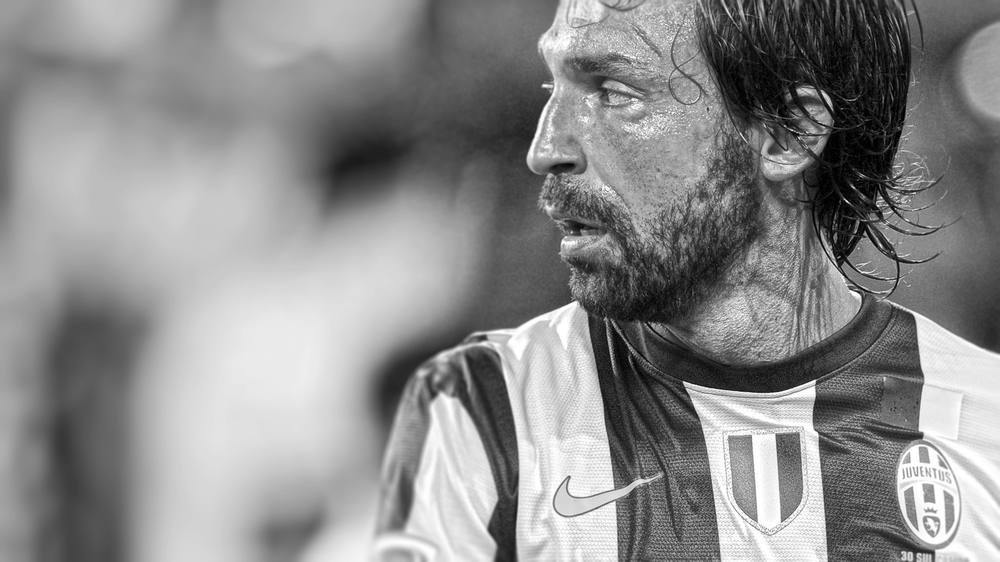
#> input picture input.png, 1000 x 562 px, shrunk from 1920 x 1080 before the run
$ python correlation.py
#> lines starting #> are read from the running program, lines starting #| are printed output that depends on the picture
from PIL import Image

img = Image.open("../input.png").convert("L")
#> img is the input picture: PIL image 1000x562 L; min 0, max 255, mean 139.8
w, h = img.size
#> w = 1000; h = 562
pix = img.load()

kernel = [
    [-1,-1,-1],
    [-1, 8,-1],
    [-1,-1,-1]
]

out = Image.new("L",(w,h))
#> out: PIL image 1000x562 L; every value is 0
out_pix = out.load()

for x in range(1, w-1):
    for y in range(1, h-1):
        s = 0
        for i in range(3):
            for j in range(3):
                s += pix[x+i-1, y+j-1] * kernel[i][j]

        out_pix[x,y] = max(0, min(255, int(s)))

out.save("correlation.png")
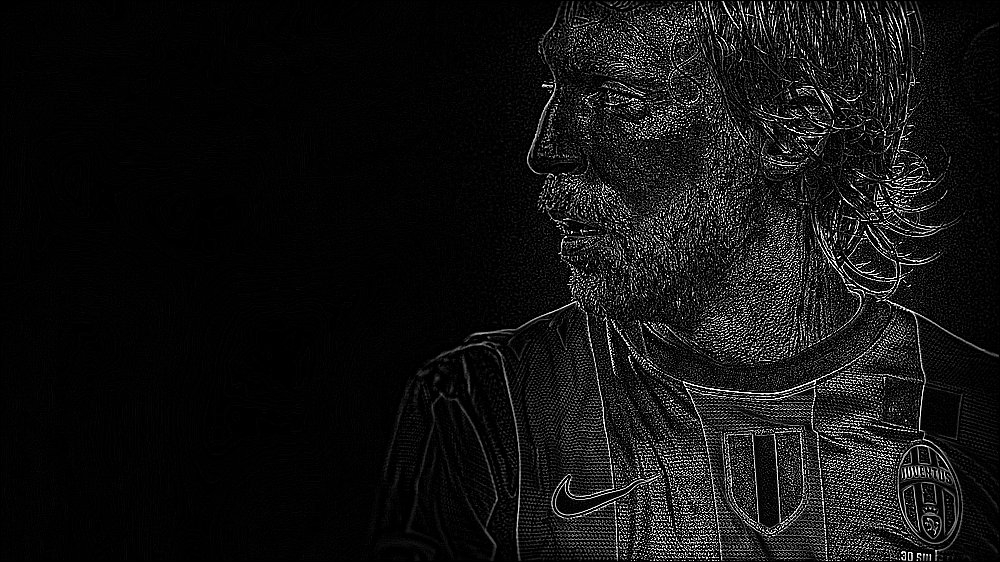
#> saved as correlation.png: PIL image 1000x562 L; min 0, max 255, mean 18
